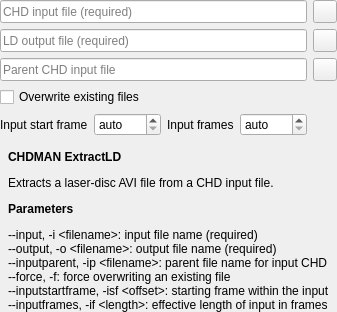
          <widget class="QWidget" name="pageExtractLD">
           <layout class="QGridLayout" name="gridLayoutPageExtractLD">
            <property name="margin">
             <number>0</number>
            </property>
            <item row="0" column="0">
             <widget class="QFrame" name="frameExtractLD">
              <layout class="QGridLayout" name="gridLayoutFrameExtractLD">
               <property name="margin">
                <number>0</number>
               </property>
               <item row="4" column="1">
                <widget class="QSpinBox" name="spinBoxExtractLDInputStartFrame">
                 <property name="sizePolicy">
                  <sizepolicy hsizetype="MinimumExpanding" vsizetype="Fixed">
                   <horstretch>0</horstretch>
                   <verstretch>0</verstretch>
                  </sizepolicy>
                 </property>
                 <property name="toolTip">
                  <string>Starting frame within the input (--inputstartframe)</string>
                 </property>
                 <property name="specialValueText">
                  <string>auto</string>
                 </property>
                 <property name="minimum">
                  <number>-1</number>
                 </property>
                 <property name="maximum">
                  <number>999999999</number>
                 </property>
                 <property name="value">
                  <number>-1</number>
                 </property>
                </widget>
               </item>
               <item row="0" column="0" colspan="4">
                <widget class="QLineEdit" name="lineEditExtractLDInputFile">
                 <property name="sizePolicy">
                  <sizepolicy hsizetype="Expanding" vsizetype="Minimum">
                   <horstretch>0</horstretch>
                   <verstretch>0</verstretch>
                  </sizepolicy>
                 </property>
                 <property name="toolTip">
                  <string>CHD input file (--input)</string>
                 </property>
                 <property name="placeholderText">
                  <string>CHD input file (required)</string>
                 </property>
                </widget>
               </item>
               <item row="0" column="4">
                <widget class="QToolButton" name="toolButtonBrowseExtractLDInputFile">
                 <property name="sizePolicy">
                  <sizepolicy hsizetype="Fixed" vsizetype="Minimum">
                   <horstretch>0</horstretch>
                   <verstretch>0</verstretch>
                  </sizepolicy>
                 </property>
                 <property name="icon">
                  <iconset resource="qchdman.qrc">
                   <normaloff>:/images/fileopen.png</normaloff>:/images/fileopen.png</iconset>
                 </property>
                </widget>
               </item>
               <item row="4" column="0">
                <widget class="QLabel" name="labelExtractLDInputStartFrame">
                 <property name="text">
                  <string>Input start frame</string>
                 </property>
                </widget>
               </item>
               <item row="2" column="4">
                <widget class="QToolButton" name="toolButtonBrowseExtractLDParentInputFile">
                 <property name="sizePolicy">
                  <sizepolicy hsizetype="Fixed" vsizetype="Minimum">
                   <horstretch>0</horstretch>
                   <verstretch>0</verstretch>
                  </sizepolicy>
                 </property>
                 <property name="icon">
                  <iconset resource="qchdman.qrc">
                   <normaloff>:/images/fileopen.png</normaloff>:/images/fileopen.png</iconset>
                 </property>
                </widget>
               </item>
               <item row="1" column="0" colspan="4">
                <widget class="QLineEdit" name="lineEditExtractLDOutputFile">
                 <property name="sizePolicy">
                  <sizepolicy hsizetype="Expanding" vsizetype="Minimum">
                   <horstretch>0</horstretch>
                   <verstretch>0</verstretch>
                  </sizepolicy>
                 </property>
                 <property name="toolTip">
                  <string>LD output file (--output)</string>
                 </property>
                 <property name="placeholderText">
                  <string>LD output file (required)</string>
                 </property>
                </widget>
               </item>
               <item row="2" column="0" colspan="4">
                <widget class="QLineEdit" name="lineEditExtractLDParentInputFile">
                 <property name="sizePolicy">
                  <sizepolicy hsizetype="Expanding" vsizetype="Minimum">
                   <horstretch>0</horstretch>
                   <verstretch>0</verstretch>
                  </sizepolicy>
                 </property>
                 <property name="toolTip">
                  <string>Parent CHD input file (--inputparent)</string>
                 </property>
                 <property name="placeholderText">
                  <string>Parent CHD input file</string>
                 </property>
                </widget>
               </item>
               <item row="4" column="3">
                <widget class="QSpinBox" name="spinBoxExtractLDInputFrames">
                 <property name="sizePolicy">
                  <sizepolicy hsizetype="MinimumExpanding" vsizetype="Fixed">
                   <horstretch>0</horstretch>
                   <verstretch>0</verstretch>
                  </sizepolicy>
                 </property>
                 <property name="toolTip">
                  <string>Effective length of input in frames (--inputframes)</string>
                 </property>
                 <property name="specialValueText">
                  <string>auto</string>
                 </property>
                 <property name="minimum">
                  <number>-1</number>
                 </property>
                 <property name="maximum">
                  <number>999999999</number>
                 </property>
                 <property name="value">
                  <number>-1</number>
                 </property>
                </widget>
               </item>
               <item row="1" column="4">
                <widget class="QToolButton" name="toolButtonBrowseExtractLDOutputFile">
                 <property name="sizePolicy">
                  <sizepolicy hsizetype="Fixed" vsizetype="Minimum">
                   <horstretch>0</horstretch>
                   <verstretch>0</verstretch>
                  </sizepolicy>
                 </property>
                 <property name="icon">
                  <iconset resource="qchdman.qrc">
                   <normaloff>:/images/fileopen.png</normaloff>:/images/fileopen.png</iconset>
                 </property>
                </widget>
               </item>
               <item row="4" column="2">
                <widget class="QLabel" name="labelExtractLDInputFrames">
                 <property name="text">
                  <string>Input frames</string>
                 </property>
                </widget>
               </item>
               <item row="3" column="0" colspan="4">
                <widget class="QCheckBox" name="checkBoxExtractLDForce">
                 <property name="toolTip">
                  <string>Force overwriting output files (--force)</string>
                 </property>
                 <property name="text">
                  <string>Overwrite existing files</string>
                 </property>
                </widget>
               </item>
              </layout>
             </widget>
            </item>
            <item row="1" column="0">
             <widget class="QLabel" name="labelExtractLDHelp">
              <property name="text">
               <string>&lt;p&gt;
&lt;b&gt;CHDMAN ExtractLD&lt;/b&gt;
&lt;/p&gt;
Extracts a laser-disc AVI file from a CHD input file.
&lt;p&gt;
&lt;b&gt;Parameters&lt;/b&gt;
&lt;/p&gt;
&lt;p&gt;
--input, -i &amp;lt;filename&amp;gt;: input file name (required)&lt;br&gt;
--output, -o &amp;lt;filename&amp;gt;: output file name (required)&lt;br&gt;
--inputparent, -ip &amp;lt;filename&amp;gt;: parent file name for input CHD&lt;br&gt;
--force, -f: force overwriting an existing file&lt;br&gt;
--inputstartframe, -isf &amp;lt;offset&amp;gt;: starting frame within the input&lt;br&gt;
--inputframes, -if &amp;lt;length&amp;gt;: effective length of input in frames
&lt;/p&gt;</string>
              </property>
              <property name="alignment">
               <set>Qt::AlignLeading|Qt::AlignLeft|Qt::AlignTop</set>
              </property>
              <property name="wordWrap">
               <bool>true</bool>
              </property>
              <property name="margin">
               <number>8</number>
              </property>
              <property name="indent">
               <number>8</number>
              </property>
             </widget>
            </item>
            <item row="2" column="0">
             <spacer name="verticalSpacerExtractLD">
              <property name="orientation">
               <enum>Qt::Vertical</enum>
              </property>
              <property name="sizeHint" stdset="0">
               <size>
                <width>20</width>
                <height>0</height>
               </size>
              </property>
             </spacer>
            </item>
           </layout>
          </widget>
